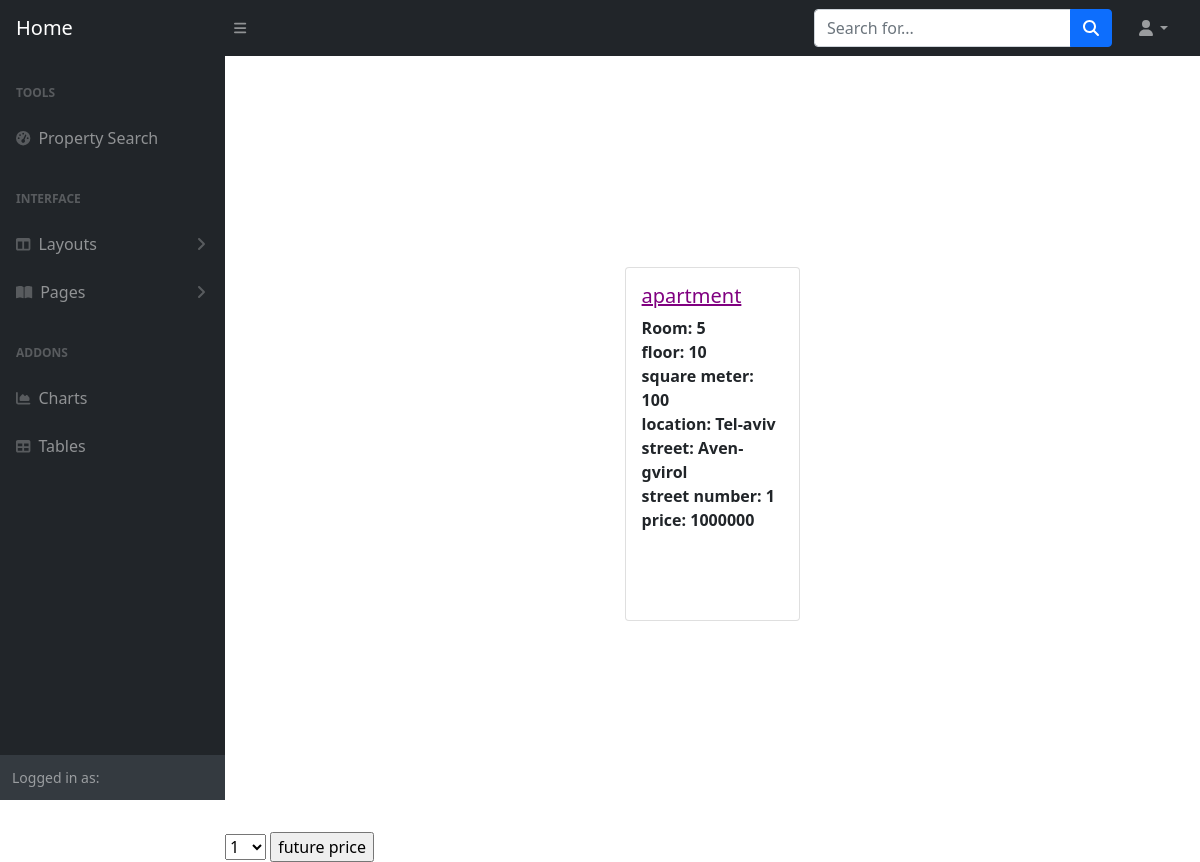
Page /property/1/ on the committed database.
### property/models.py (models this page shows, shortened)
class Property(models.Model):
   id = models.AutoField(primary_key=True, editable=False)
   room = models.SmallIntegerField(_("room"),null=False)
   floor = models.SmallIntegerField(_("floor"),null=False)
   property_type = models.CharField(_("property_type"),max_length=100, null=False)
   square_meter = models.SmallIntegerField(_("square_meter"),null=False)
   location = models.CharField(_("location"),max_length=100, null=False)
   street=models.CharField(_("street"),max_length=100, null=False)
   street_number=models.SmallIntegerField(_("street_number"),null=False)
   price= models.BigIntegerField(_("price"),null=False)

### property/views.py (the view, shortened to what this page needs)
# urls.py: path('<id>/', views.single_apt, name='single_apt'),
def single_apt(request,id):
    num_list = []
    final_proj = []
    property = Property.objects.get(id=id)
    futureprice = request.GET.get('num')
    if futureprice == None:
        futureprice = "-100"
    return render(request, 'single-property.html', {'property':property,'final_proj':final_proj})

### property/templates/single-property.html (shortened to what this page needs)
{% extends "base.html" %}
{% block content %}
<div class="row row-cols-1 row-cols-md-5 g-4" style="height: 100vh;
display: flex;
justify-content: center;
align-items: center;">
    <div class="col">
      <div class="card">
        <div class="card-body" >
          <h5 class="card-title" style="color: purple; text-decoration: underline;">{{property.property_type}}</h5>
        <p class="card-text" style="font-weight: 600;"> Room: {{property.room}} <br>
            floor: {{property.floor}}<br>
            square meter: {{property.square_meter}}<br>
            location: {{property.location}}<br>
            street: {{property.street}}<br>
            street number: {{property.street_number}}<br>
            price: {{property.price}}<br>
<br><br>
<br>
        </div>
      </div>
    </div>
</div>
<form name="num" id="num" >
  <select name="num">
    <option value="1">1</option>
  </select>
  <input type="submit" value="future price">
</form>
{% endblock %}

### rows in the picture
Property: property_type "apartment", room "5", floor "10", square_meter "100", location "Tel-aviv", street "Aven-gvirol", street_number "1", price "1000000"
